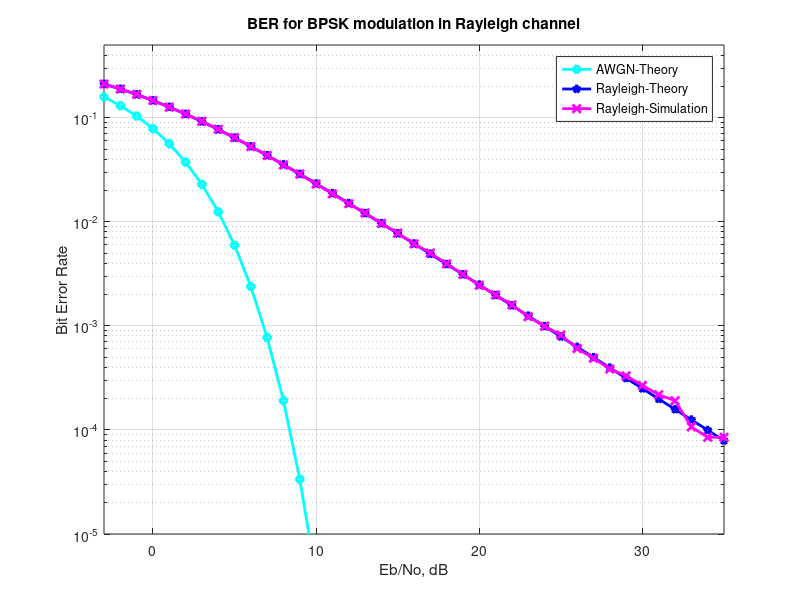
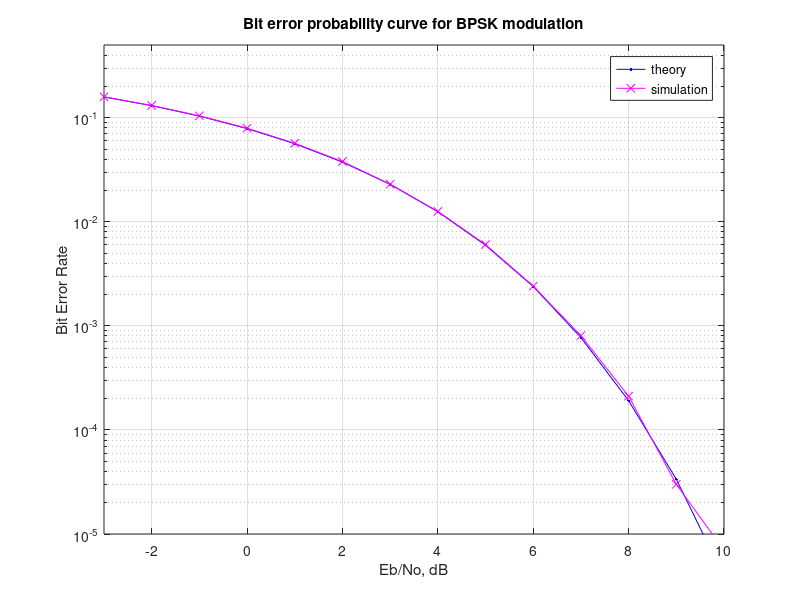

Source code (MATLAB) for these figures, in order:
clear 

N = 10^6 % number of bits or symbols 
rand('state',100); % initializing the rand() function 
randn('state',200); % initializing the randn() function

% Transmitter 
ip = rand(1,N)>0.5; % generating 0,1 with equal probability 
s = 2*ip-1; % BPSK modulation 0 -> -1; 1 -> 1 
n = 1/sqrt(2)*[randn(1,N) + j*randn(1,N)]; % white gaussian noise, 0dB variance 
Eb_N0_dB = [-3:10]; % multiple Eb/N0 values 
for ii = 1:length(Eb_N0_dB) 

% Noise addition 
y = s + 10^(-Eb_N0_dB(ii)/20)*n; % additive white gaussian noise 
% receiver - hard decision decoding 
ipHat = real(y)>0; 

% counting the errors 
nErr(ii) = size(find([ip- ipHat]),2); 
end 
simBer = nErr/N; % simulated ber 
theoryBer = 0.5*erfc(sqrt(10.^(Eb_N0_dB/10))); % theoretical ber 

% plot 
close all 
figure 1
semilogy(Eb_N0_dB,theoryBer,'b.-'); 
hold on 
semilogy(Eb_N0_dB,simBer,'mx-'); 
axis([-3 10 10^-5 0.5]) 
grid on 
legend('theory', 'simulation'); 
xlabel('Eb/No, dB'); 
ylabel('Bit Error Rate'); 
title('Bit error probability curve for BPSK modulation');


%%BER For BPSK Modulation in Rayleigh fading channel
ip = rand(1,N)>0.5; % generating 0,1 with equal probability
s = 2*ip-1; % BPSK modulation 0 -> -1; 1 -> 0  
Eb_N0_dB = [-3:35]; % multiple Eb/N0 values
for ii = 1:length(Eb_N0_dB)
   
   n = 1/sqrt(2)*[randn(1,N) + j*randn(1,N)]; % white gaussian noise, 0dB variance 
   h = 1/sqrt(2)*[randn(1,N) + j*randn(1,N)]; % Rayleigh channel
   
   % Channel and noise Noise addition
   y = h.*s + 10^(-Eb_N0_dB(ii)/20)*n; 

   % equalization
   yHat = y./h;

   % receiver - hard decision decoding
   ipHat = real(yHat)>0;

   % counting the errors
   nErr(ii) = size(find([ip- ipHat]),2);

end
simBer = nErr/N; % simulated ber
theoryBerAWGN = 0.5*erfc(sqrt(10.^(Eb_N0_dB/10))); % theoretical ber
EbN0Lin = 10.^(Eb_N0_dB/10);
theoryBer = 0.5.*(1-sqrt(EbN0Lin./(EbN0Lin+1)));

% plot
figure
semilogy(Eb_N0_dB,theoryBerAWGN,'cd-','LineWidth',2);
hold on
semilogy(Eb_N0_dB,theoryBer,'bp-','LineWidth',2);
semilogy(Eb_N0_dB,simBer,'mx-','LineWidth',2);
axis([-3 35 10^-5 0.5])
grid on
legend('AWGN-Theory','Rayleigh-Theory', 'Rayleigh-Simulation');
xlabel('Eb/No, dB');
ylabel('Bit Error Rate');
title('BER for BPSK modulation in Rayleigh channel');
print -dpng ber_for_raylegigh.png;
